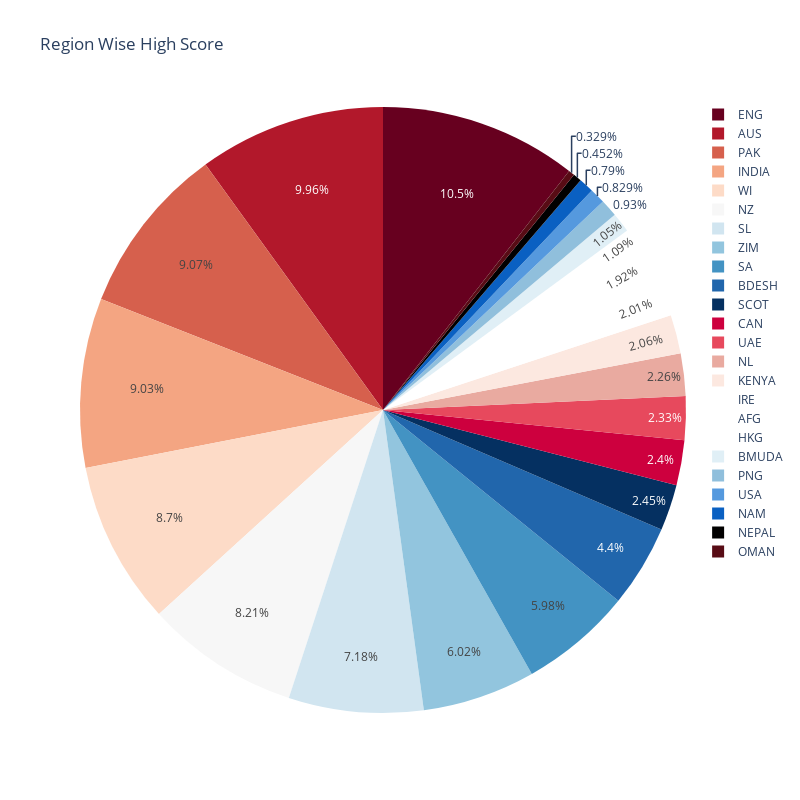

Source (notebook cell):
### Code cell
px.pie(odi, values='HS', names='Final Region', title='Region Wise High Score',
        color_discrete_sequence=px.colors.sequential.RdBu, width=800, height=800)

### Figure 1 — Plotly figure (JSON) as saved in the notebook; plotly's stock layout.template omitted (floating-point values rounded to 4 significant figures; data arrays with more than 128 entries replaced by an {"elided": "..."} marker saying what was removed)
{"data": [{"domain": {"x": [0, 1], "y": [0, 1]}, "hovertemplate": "Final Region=%{label}<br>HS=%{value}<extra></extra>", "labels": {"elided": "2485 str values"}, "legendgroup": "", "name": "", "showlegend": true, "type": "pie", "values": {"elided": "2485 int values"}}], "layout": {"height": 800, "legend": {"tracegroupgap": 0}, "piecolorway": ["rgb(103,0,31)", "rgb(178,24,43)", "rgb(214,96,77)", "rgb(244,165,130)", "rgb(253,219,199)", "rgb(247,247,247)", "rgb(209,229,240)", "rgb(146,197,222)", "rgb(67,147,195)", "rgb(33,102,172)", "rgb(5,48,97)"], "title": {"text": "Region Wise High Score"}, "width": 800}}
